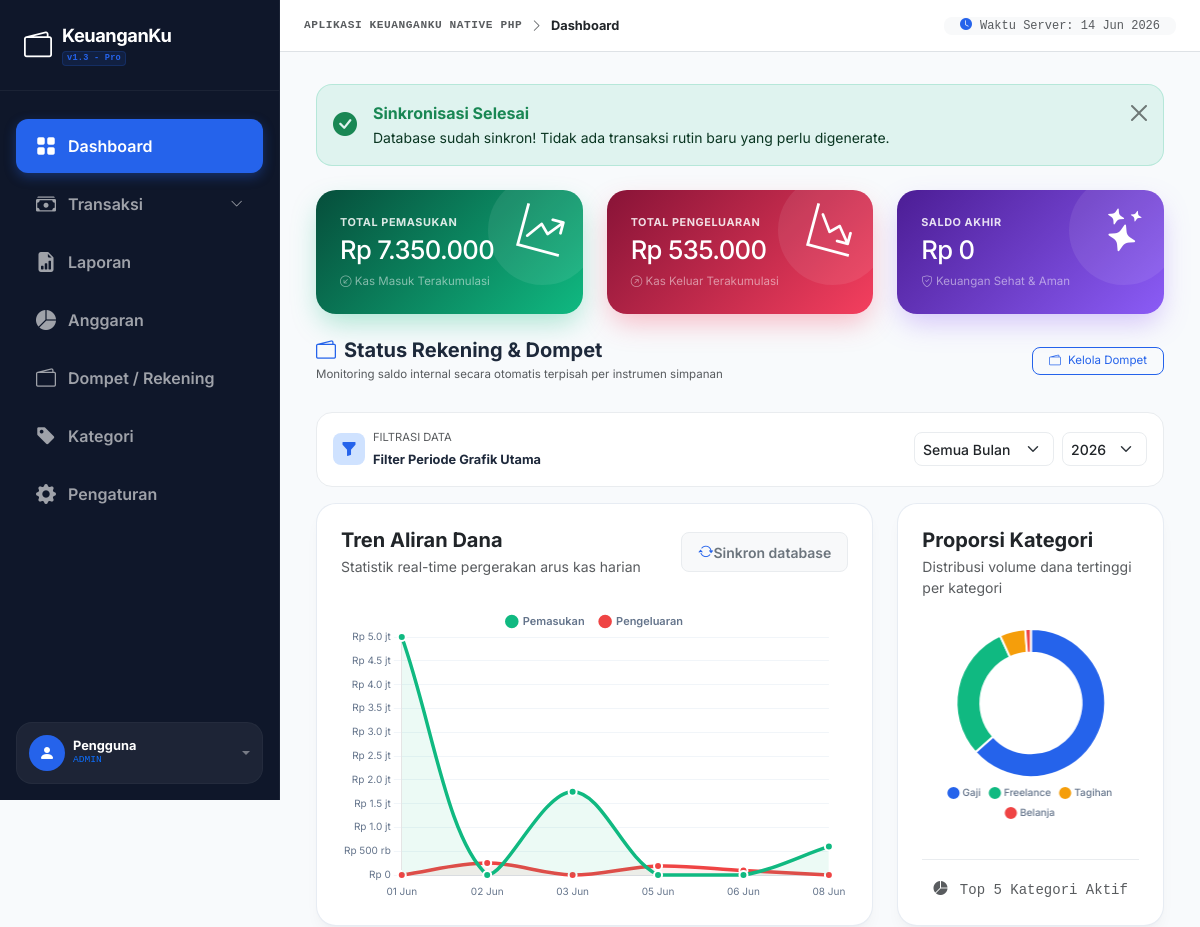
Before: /index.php?sync_done=0 (signed in, upper part) with the older database file.
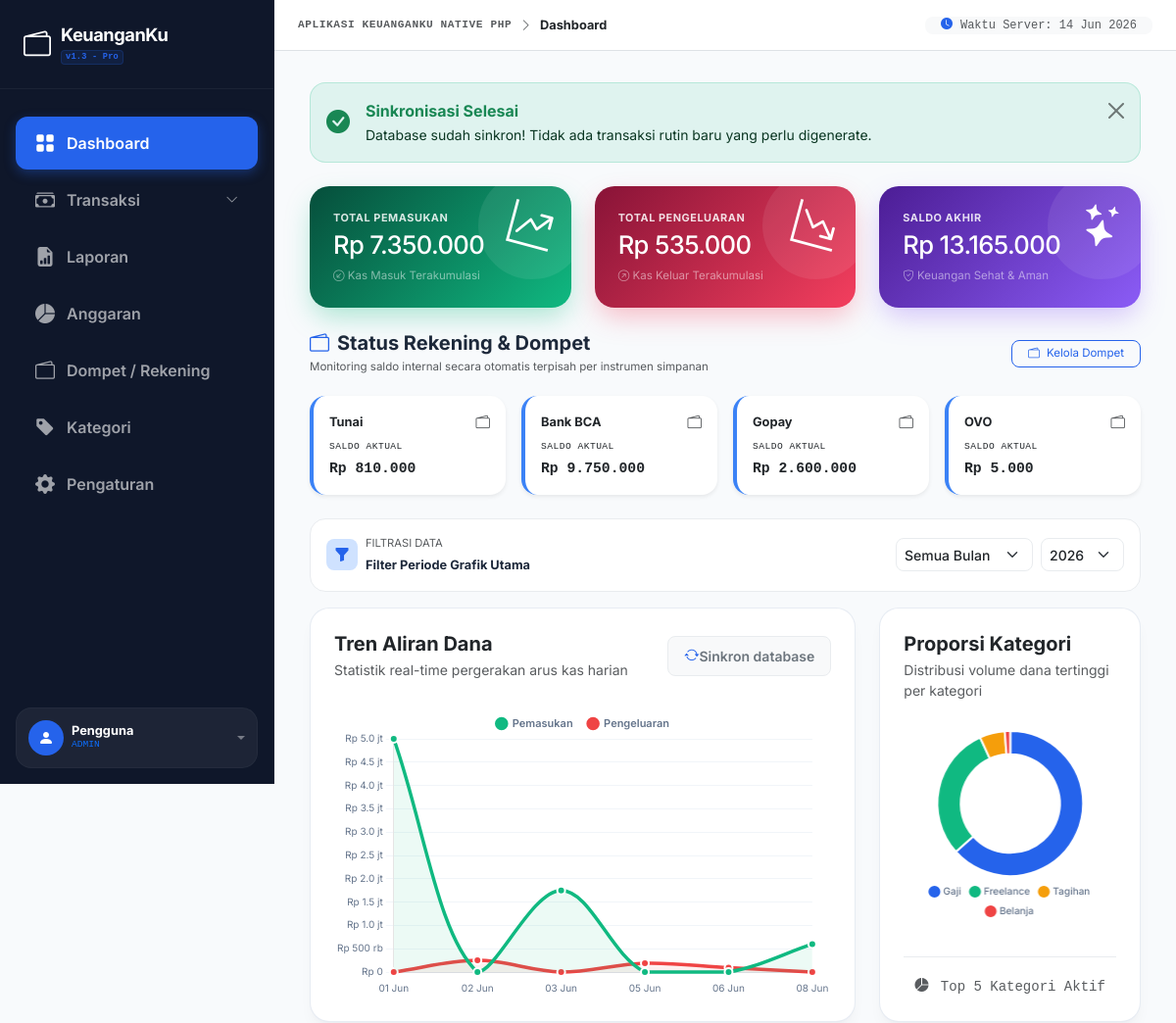
After: the same page with the newer database file.
### tables this page shows
CREATE TABLE IF NOT EXISTS `dompet` (
  `id` INT(11) NOT NULL AUTO_INCREMENT,
  `nama` VARCHAR(100) NOT NULL UNIQUE,
  `saldo_awal` INT(11) NOT NULL DEFAULT 0,
  `nama_rekening` VARCHAR(100) NOT NULL DEFAULT '-',
  `no_rekening` VARCHAR(50) NOT NULL DEFAULT '-',
  PRIMARY KEY (`id`)
);

### index.php (the view, shortened to what the changed rows need)
<?php
require_once 'koneksi.php';
function rupiah($angka) {
    return "Rp " . number_format($angka, 0, ',', '.');
}
$user_role = $_SESSION['role'] ?? 'admin';
$user_username = $_SESSION['username'] ?? 'user';
$show_card_in = 1;
$show_card_out = 1;
$show_card_balance = 1;
$wallets_list = [];
$total_saldo_semua_dompet = 0;
$wl_q = mysqli_query($koneksi, "SELECT * FROM dompet ORDER BY id ASC");
if ($wl_q) {
    while ($w_row = mysqli_fetch_assoc($wl_q)) {
        $w_name = $w_row['nama'];
        $w_initial = intval($w_row['saldo_awal']);
        if ($user_role === 'user') {
            $in_q = mysqli_query($koneksi, "SELECT SUM(jumlah) AS total FROM transaksi WHERE jenis='pemasukan' AND dompet='" . mysqli_real_escape_string($koneksi, $w_name) . "' AND username='" . mysqli_real_escape_string($koneksi, $user_username) . "'");
        } else {
            $in_q = mysqli_query($koneksi, "SELECT SUM(jumlah) AS total FROM transaksi WHERE jenis='pemasukan' AND dompet='" . mysqli_real_escape_string($koneksi, $w_name) . "'");
        }
        $in_row = mysqli_fetch_assoc($in_q);
        $w_in = $in_row['total'] ?? 0;
        if ($user_role === 'user') {
            $out_q = mysqli_query($koneksi, "SELECT SUM(jumlah) AS total FROM transaksi WHERE jenis='pengeluaran' AND dompet='" . mysqli_real_escape_string($koneksi, $w_name) . "' AND username='" . mysqli_real_escape_string($koneksi, $user_username) . "'");
        } else {
            $out_q = mysqli_query($koneksi, "SELECT SUM(jumlah) AS total FROM transaksi WHERE jenis='pengeluaran' AND dompet='" . mysqli_real_escape_string($koneksi, $w_name) . "'");
        }
        $out_row = mysqli_fetch_assoc($out_q);
        $w_out = $out_row['total'] ?? 0;
        $current_balance = $w_initial + $w_in - $w_out;
        $total_saldo_semua_dompet += $current_balance;
        $wallets_list[] = [
            'id' => $w_row['id'],
            'nama' => $w_name,
            'saldo_awal' => $w_initial,
            'saldo_akhir' => $current_balance
        ];
    }
}
$saldo_akhir = $total_saldo_semua_dompet;
?>
<!DOCTYPE html>
<html lang="id">
<head>
    <link href="https://cdn.jsdelivr.net/npm/bootstrap@5.3.0/dist/css/bootstrap.min.css" rel="stylesheet">
    <link href="https://cdn.jsdelivr.net/npm/bootstrap-icons@1.11.2/font/bootstrap-icons.css" rel="stylesheet">
</head>
<body>
<?php
include 'sidebar.php';
?>
<div class="container-fluid py-2">
    <?php
    $visible_cards_count = $show_card_in + $show_card_out + $show_card_balance;
    $card_col = 12;
    if ($visible_cards_count == 3) {
        $card_col = 4;
    } elseif ($visible_cards_count == 2) {
        $card_col = 6;
    }
    if ($visible_cards_count > 0):
    ?>
    <div class="row g-4 mb-4">
        <?php if ($show_card_balance): ?>
        <div class="col-md-<?= $card_col; ?>">
            <?php
            $is_surplus = $saldo_akhir >= 0;
            $gradient_class = $is_surplus ? 'gradient-card-primary' : 'gradient-card-warning';
            $icon_class = $is_surplus ? 'bi-stars' : 'bi-exclamation-triangle';
            $status_msg = $is_surplus ? 'Keuangan Sehat & Aman' : 'Keuangan Defisit!';
            ?>
            <div class="card gradient-card <?= $gradient_class; ?> p-4 h-100">
                <div class="card-pattern">
                    <i class="bi <?= $icon_class; ?>"></i>
                </div>
                <div class="position-relative z-1 d-flex flex-column h-100 justify-content-between">
                    <div>
                        <span class="text-uppercase small fw-bold d-block mb-1" style="font-size: 0.68rem; opacity: 0.85; letter-spacing: 0.05em">Saldo Akhir</span>
                        <h3 class="fw-black mb-2 text-white" style="font-size: 1.6rem; letter-spacing: -0.025em;"><?= rupiah($saldo_akhir); ?></h3>
                    </div>
                    <p class="small mb-0 text-white-50" style="font-size: 0.72rem;"><i class="bi bi-shield-check"></i> <?= $status_msg; ?></p>
                </div>
            </div>
        </div>
        <?php endif; ?>
    </div>
    <?php endif; ?>
    <div class="row g-3 mb-4">
        <?php foreach ($wallets_list as $w): ?>
        <div class="col-6 col-md-3">
            <div class="card border-0 rounded-4 shadow-sm p-3 bg-white" style="border-left: 4px solid #3b82f6 !important; height: 100%;">
                <div class="d-flex justify-content-between align-items-center mb-2">
                    <span class="fw-bold text-slate-700 truncate d-block w-75" style="font-size: 0.8rem;" title="<?= htmlspecialchars($w['nama']); ?>"><?= htmlspecialchars($w['nama']); ?></span>
                    <i class="bi bi-wallet2 text-muted" style="font-size: 0.9rem;"></i>
                </div>
                <div>
                    <span class="text-uppercase font-monospace text-slate-400 d-block" style="font-size: 0.6rem; letter-spacing: 0.05em;">Saldo Aktual</span>
                    <span class="fw-bold text-dark font-monospace" style="font-size: 0.92rem;"><?= rupiah($w['saldo_akhir']); ?></span>
                </div>
            </div>
        </div>
        <?php endforeach; ?>
    </div>
</div>
        </div>
    </div>
</div>
</body>
</html>

Changed rows visible on the page:
added dompet: nama "Tunai", saldo_akhir "Rp 810.000"
added dompet: nama "Bank BCA", saldo_akhir "Rp 9.750.000"
added dompet: nama "Gopay", saldo_akhir "Rp 2.600.000"
added dompet: nama "OVO", saldo_akhir "Rp 5.000"
Other visible differences:
rupiah($saldo_akhir): "Rp 0" → "Rp 13.165.000"
